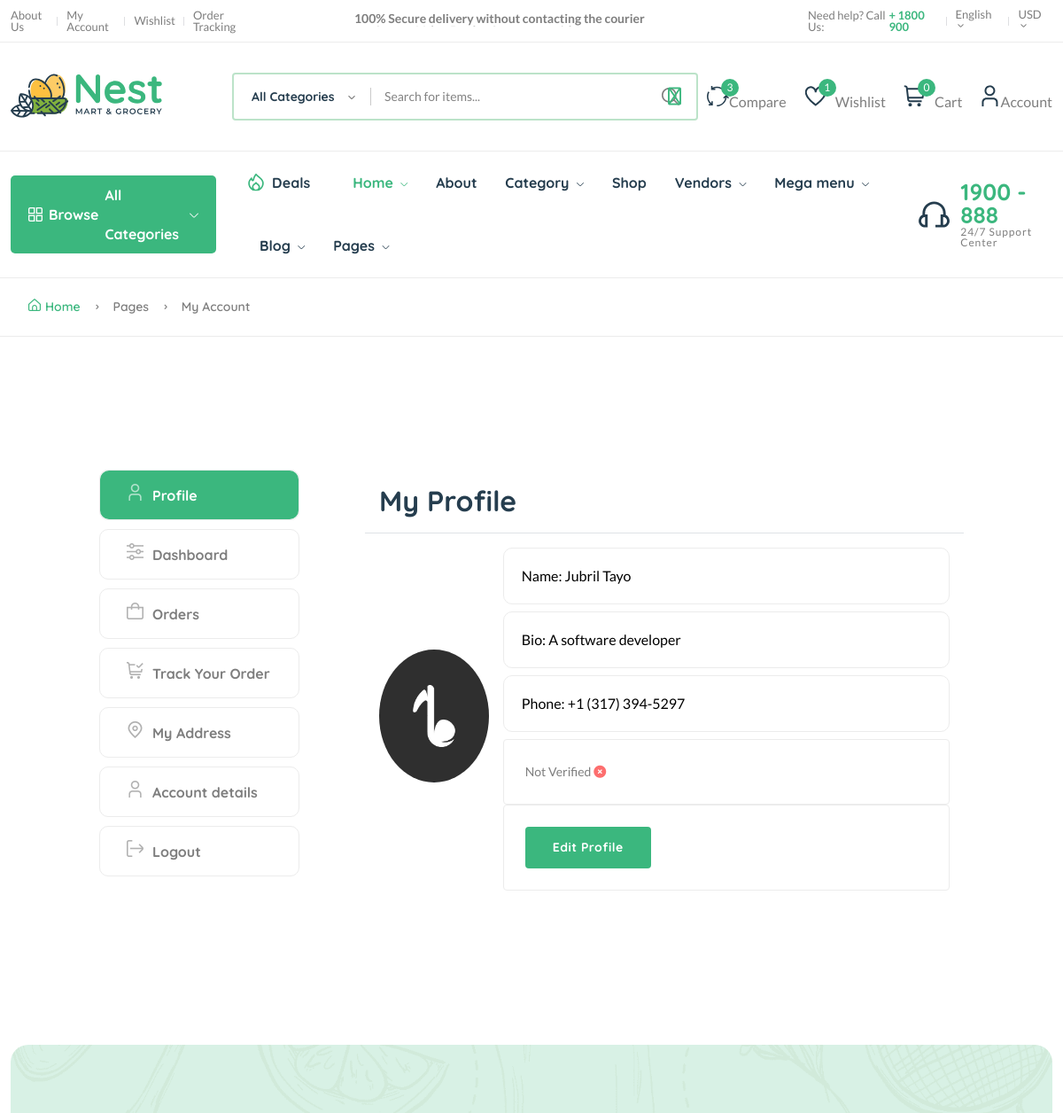
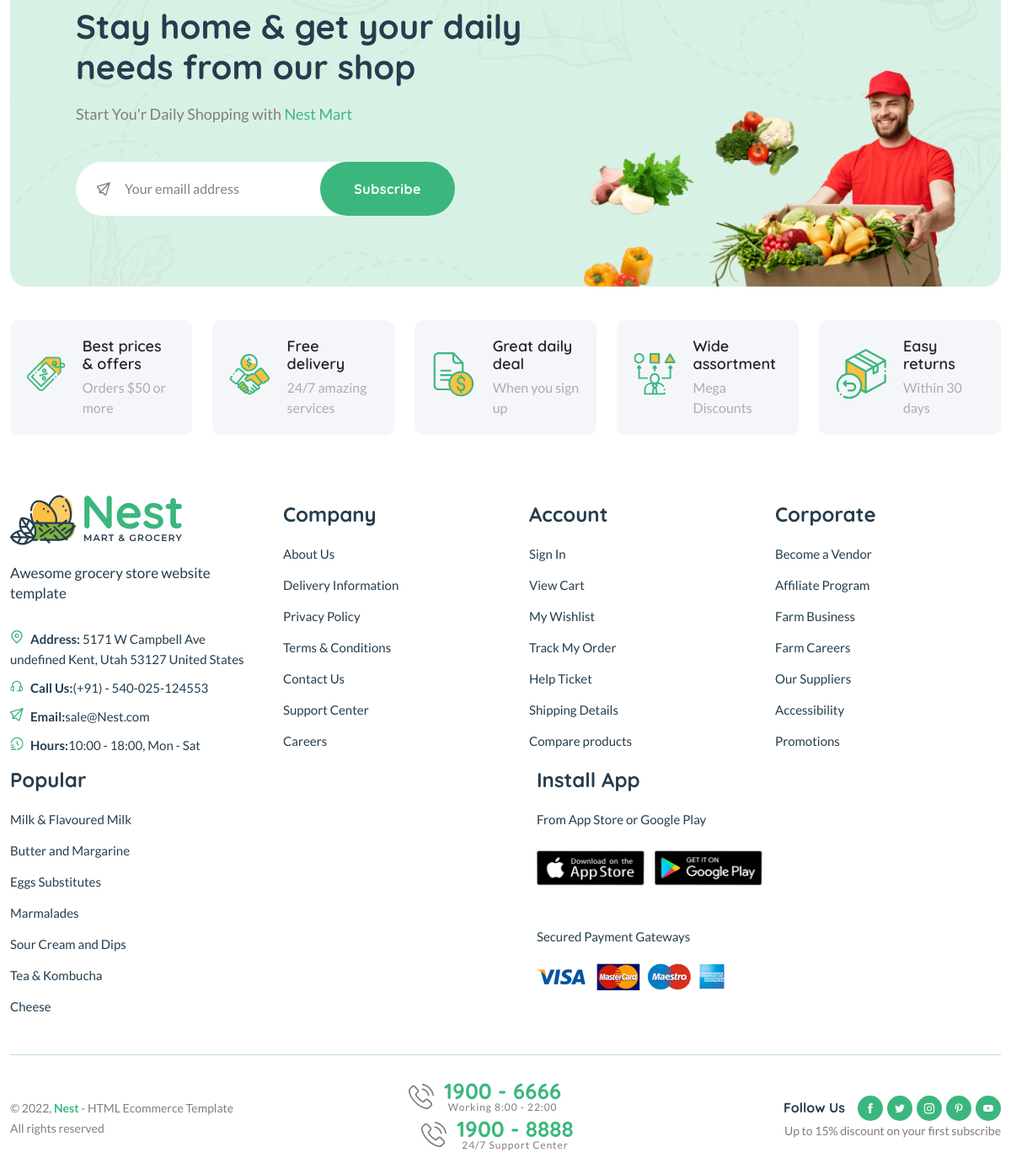
Page /dashboard/ (signed in) on the committed database (2 pictures, top to bottom).
### userauth/models.py (models this page shows, shortened)
class Profile(models.Model):
    user = models.OneToOneField("User", on_delete=models.CASCADE)
    image = models.ImageField(upload_to="image")
    full_name = models.CharField(max_length=200)
    bio = models.CharField(max_length=200, null=True, blank=True)
    phone = models.CharField(max_length=200)
    verified = models.BooleanField(default=False)

### main/views.py (the view)
# urls.py: path('dashboard/', customer_dashboard, name='dashboard'),
@login_required
def customer_dashboard(request):
    orders_list = CartOrder.objects.filter(user=request.user).order_by("-id")
    address = Address.objects.filter(user=request.user)
    orders = CartOrder.objects.annotate(month=ExtractMonth("order_date")).values("month").annotate(count=Count("id")).values("month", "count")
    month = []
    total_orders = []
    for i in orders:
        month.append(calendar.month_name[i["month"]])
        total_orders.append(i["count"])
    if request.method == "POST":
        address = request.POST.get("address")
        mobile = request.POST.get("mobile")
        new_address = Address.objects.create(
            user = request.user,
            mobile = mobile,
            address = address
        )
        messages.success(request, "Address Added Succesfully.")
        return redirect("main:dashboard")
    else:
        print("Error")
    profile = Profile.objects.get(user=request.user)
    context = {
        "orders": orders,
        "orders_list": orders_list,
        "profile": profile,
        "address": address,
        "month": month,
        "total_orders": total_orders,
    }
    return render(request, 'main/dashboard.html', context)

### main/context_processor.py (called while the page is built)
def default(request):
    categories = Category.objects.all()
    vendors = Vendor.objects.all()
    min_max_price = Product.objects.aggregate(Min("price"), Max("price"))
    try:
        wishlist = Wishlist.objects.filter(user=request.user)
    except:
        messages.warning(request, "You need to login before accessing your wishlist")
        wishlist = 0
    try:
        address = Address.objects.get(user=request.user)
    except:
        address = None
    return {
        'categories': categories,
        'wishlist': wishlist,
        'vendors': vendors,
        'address': address,
        'min_max_price': min_max_price
    }

### userauth/models.py (called while the page is built)
    def __str__(self):
        return self.username

### templates/main/dashboard.html (shortened to what this page needs)
{% extends "partials/base.html" %}
{% load static %}
{% block content %}
    <main class="main pages">
        <div class="page-header breadcrumb-wrap">
            <div class="container">
                <div class="breadcrumb">
                    <a href="index.html" rel="nofollow"><i class="fi-rs-home mr-5"></i>Home</a>
                    <span></span> Pages <span></span> My Account
                </div>
            </div>
        </div>
        <div class="page-content pt-150 pb-150">
            <div class="container">
                <div class="row">
                    <div class="col-lg-10 m-auto">
                        <div class="row">
                            <div class="col-md-3">
                                <div class="dashboard-menu">
                                    <ul class="nav flex-column" role="tablist">
                                        <li class="nav-item">
                                            <a class="nav-link active" id="profile-tab" data-bs-toggle="tab" href="#profile" role="tab" aria-controls="profile" aria-selected="false"><i class="fi-rs-user mr-10"></i>Profile</a>
                                        </li>
                                        <li class="nav-item">
                                            <a class="nav-link" id="dashboard-tab" data-bs-toggle="tab" href="#dashboard" role="tab" aria-controls="dashboard" aria-selected="false"><i class="fi-rs-settings-sliders mr-10"></i>Dashboard</a>
                                        </li>
                                        <li class="nav-item">
                                            <a class="nav-link" id="orders-tab" data-bs-toggle="tab" href="#orders" role="tab" aria-controls="orders" aria-selected="false"><i class="fi-rs-shopping-bag mr-10"></i>Orders</a>
                                        </li>
                                        <li class="nav-item">
                                            <a class="nav-link" id="track-orders-tab" data-bs-toggle="tab" href="#track-orders" role="tab" aria-controls="track-orders" aria-selected="false"><i class="fi-rs-shopping-cart-check mr-10"></i>Track Your Order</a>
                                        </li>
                                        <li class="nav-item">
                                            <a class="nav-link" id="address-tab" data-bs-toggle="tab" href="#address" role="tab" aria-controls="address" aria-selected="true"><i class="fi-rs-marker mr-10"></i>My Address</a>
                                        </li>
                                        <li class="nav-item">
                                            <a class="nav-link" id="account-detail-tab" data-bs-toggle="tab" href="#account-detail" role="tab" aria-controls="account-detail" aria-selected="true"><i class="fi-rs-user mr-10"></i>Account details</a>
                                        </li>
                                        <li class="nav-item">
                                            <a class="nav-link" href="page-login.html"><i class="fi-rs-sign-out mr-10"></i>Logout</a>
                                        </li>
                                    </ul>
                                </div>
                            </div>
                            <div class="col-md-9">
                                <div class="tab-content account dashboard-content pl-50">
                                    <div class="tab-pane fade active show" id="profile" role="tabpanel" aria-labelledby="profile-tab">
                                        <div class="card">
                                            <div class="card-header border-bottom">
                                                <h3 class="mb-0">My Profile</h3>
                                            </div>
                                            <div class="card-body mb-2 d-flex align-items-center">
                                                <div class="me-3">
                                                    {% if profile.image %}
                                                    <span><img src="{{  profile.image.url }}" style="width: 150px; height: 150px; object-fit: cover; border-radius: 50%;" alt=""></span>
                                                    {% else %}
                                                    <span><img src='https://encrypted-tbn0.gstatic.com/images?q=tbn:ANd9GcS6LXNJFTmLzCoExghcATlCWG85kI8dsnhJng&s' style="width: 150px; height: 150px; object-fit: cover; border-radius: 50%;" alt=""></span>
                                                    {% endif %}
                                                </div>
                                                <div>
                                                    <span><input class="mb-2" type="text" value="Name: {{ profile.full_name }}"></span>
                                                    <span><input class="mb-2" type="text" value="Bio: {{ profile.bio }}"></span>
                                                    <span><input class="mb-2" type="text" value="Phone: {{ profile.phone }}"></span>
                                                    {% if profile.verified == True %}
                                                    <div class="p-4 border rounded">
                                                        <span>Verified </span> <span><i class="fas fa-check-circle text-success"></i></span>
                                                    </div>
                                                    {% else %}
                                                    <div class="p-4 border rounded">
                                                        <span>Not Verified </span> <span><i class="fas fa-times-circle text-danger"></i></span>
                                                    </div>
                                                    {% endif %}
                                                    <div class="p-4 border rounded">
                                                        <a href="{% url "userauth:profile-update" %}" class="btn btn-success">Edit Profile</a>
                                                    </div>
                                                </div>
                                            </div>
                                        </div>
                                    </div>
                                </div>
                            </div>
                        </div>
                    </div>
                </div>
            </div>
        </div>
    </main>
{% endblock %}

### rows in the picture
Profile: image (picture), full_name "Name: Jubril Tayo", bio "Bio: A software developer", phone "Phone: +1 (317) 394-5297"

### other values in the picture
{{ wishlist.count }} "1"
{{ request.session.cart_data_obj|length }} "0"
